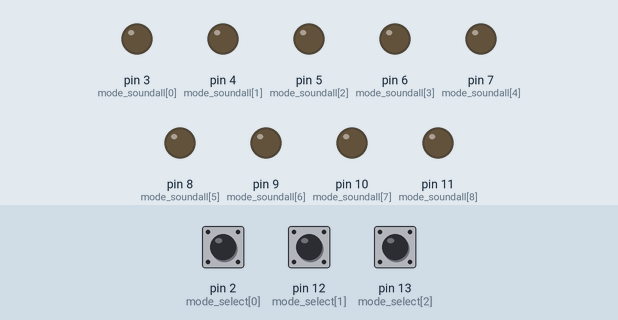
Simulated run of this sketch. Board: Arduino Uno, built with avr-gcc and run on an emulated ATmega328P. On the bench: output pins drawn as LEDs (lit = HIGH). The test bench sets the inputs (shaded band); at power-on: pin 2 (mode_select[0]) HIGH, pin 12 (mode_select[1]) HIGH, pin 13 (mode_select[2]) HIGH.

Above: at 1.2 s.
1.3 s: pin 2 (mode_select[0]) pulled LOW for 0.15 s
At 1.37 s:
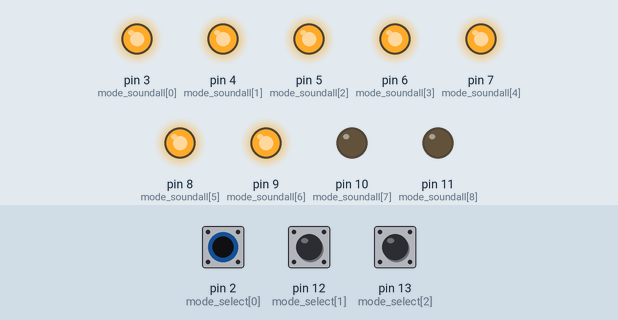
2.9 s: pin 12 (mode_select[1]) pulled LOW for 0.15 s
At 2.97 s:
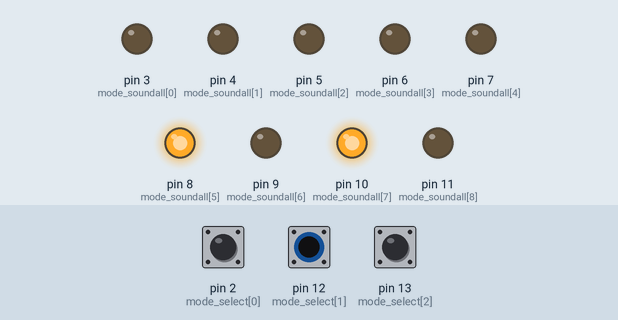
4.5 s: pin 13 (mode_select[2]) pulled LOW for 0.15 s
At 4.57 s:
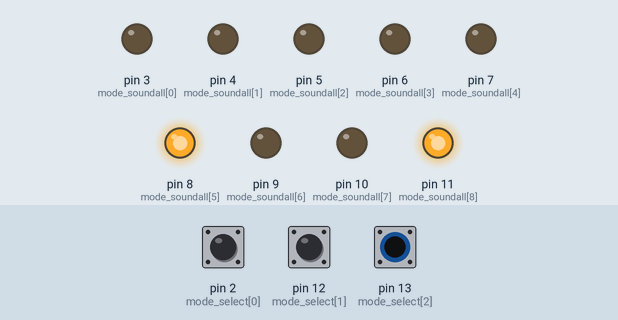
6.1 s: pin 13 (mode_select[2]) pulled LOW for 3.2 s
At 10.5 s:
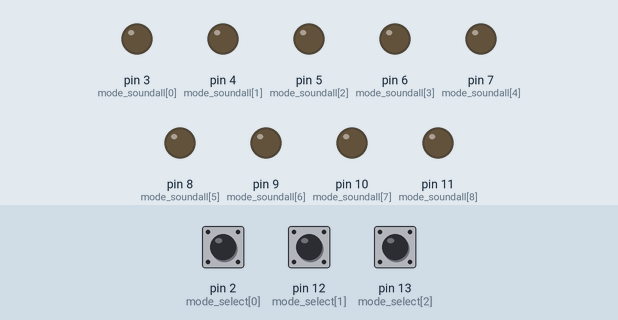
10.8 s: pin 2 (mode_select[0]) pulled LOW for 3.2 s
At 11.9 s:
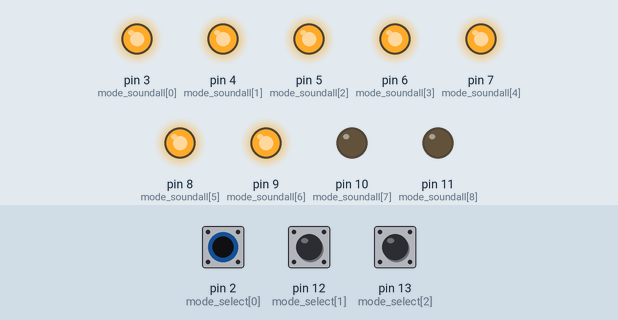
Timing chart, 0 to 15.5 s (numbered marks = the images above; inputs shaded):
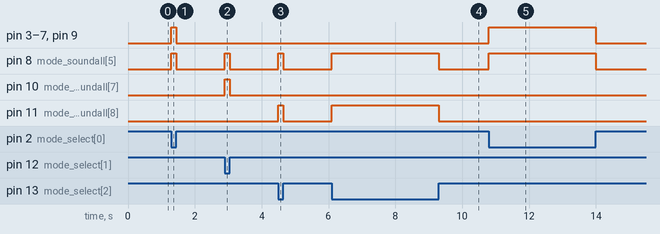

The sketch:

Speakers_Switchers.ino
```cpp
int mode_select[] = {2,12,13};
int mode_soundall[] = {3,4,5,6,7,8,9,10,11};
int mode_soundsys[] = {3,4,5,6,7,8,9};
int mode_soundsysout[] = {3,4,5,6,7,8,9,10};
int mode_soundsysin[] = {3,4,5,6,7,8,9,11};
int mode_soundout[] = {8,10};
int mode_soundin[] =  {8,11};
int mode_soundoutin[] = {8,10,11};

void setup()
{

   Serial.begin(9600);

   for(int index = 0; index<3;index++)
  {
   pinMode(mode_select[index],INPUT);
  }

  for(int index = 0; index<9;index++)
  {
   pinMode(mode_soundall[index],OUTPUT);
  }

  for(int index = 0; index<7;index++)
  {
   pinMode(mode_soundsys[index],OUTPUT);
  }

    for(int index = 0; index<2;index++)
  {
   pinMode(mode_soundout[index],OUTPUT);
  }

    for(int index = 0; index<2;index++)
  {
   pinMode(mode_soundin[index],OUTPUT);
  }


}

void loop()
{
 int in1=digitalRead(mode_select[0]);
 int in2=digitalRead(mode_select[1]);
 int in3=digitalRead(mode_select[2]);


  if (in1==LOW && in2==HIGH && in3==HIGH)
  {
    for(int index=0; index<7;index++)
    {
     digitalWrite(mode_soundsys[index],HIGH);
    }
  }

  else if (in1==HIGH && in2==LOW && in3==HIGH)
  {
   for(int index=0; index<2;index++)
    {
     digitalWrite(mode_soundout[index],HIGH);
    }
  }

  else if (in1==HIGH && in2==HIGH && in3==LOW)
  {
    for(int index=0; index<2;index++)
    {
     digitalWrite(mode_soundin[index],HIGH);
    }
  }

    else
  {

   for(int index=0; index<9;index++)
    {
     digitalWrite(mode_soundall[index],LOW);
    }

  }

}
```

Measured:
- after the input at 1.3 s, pin 3 (mode_soundall[0]), pin 4 (mode_soundall[1]), pin 5 (mode_soundall[2]), pin 6 (mode_soundall[3]), pin 7 (mode_soundall[4]), pin 8 (mode_soundall[5]), pin 9 (mode_soundall[6]): LOW → HIGH at once, → LOW 0.15 s later
- after the input at 2.9 s, pin 8 (mode_soundall[5]), pin 10 (mode_soundall[7]): LOW → HIGH at once, → LOW 0.15 s later
- after the input at 4.5 s, pin 8 (mode_soundall[5]), pin 11 (mode_soundall[8]): LOW → HIGH at once, → LOW 0.15 s later
- after the input at 6.1 s, pin 8 (mode_soundall[5]), pin 11 (mode_soundall[8]): LOW → HIGH at once, → LOW 3.2 s later
- after the input at 10.8 s, pin 3 (mode_soundall[0]), pin 4 (mode_soundall[1]), pin 5 (mode_soundall[2]), pin 6 (mode_soundall[3]), pin 7 (mode_soundall[4]), pin 8 (mode_soundall[5]), pin 9 (mode_soundall[6]): LOW → HIGH at once, → LOW 3.2 s later
